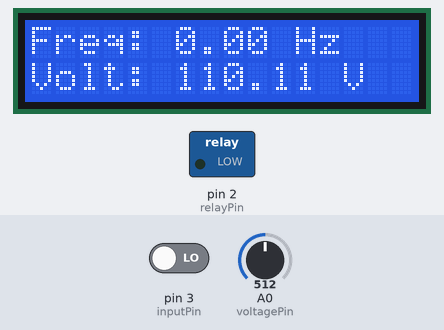
A sketch run on a simulated Arduino Uno, built with avr-gcc and run on an emulated ATmega328P. Parts: 16×2 character LCD, switched loads named in the sketch (green lamp = pin HIGH). The inputs (shaded band) are chosen by the test bench; at power-on: A0 (voltagePin) = 512, pin 3 (inputPin) LOW. What the sketch prints to the serial monitor is not drawn.

Above: at 4.7 s.
4.8 s: A0 (voltagePin) set to 716
At 7.5 s:
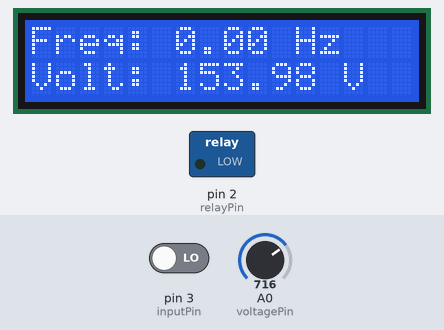
8.6 s: A0 (voltagePin) set to 900
At 11.1 s:
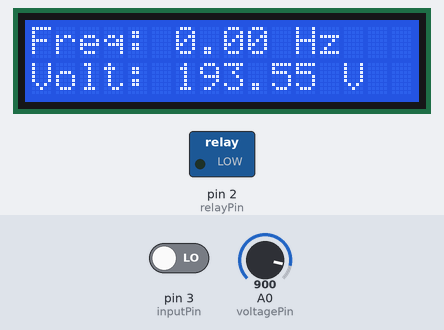
11.6 s: A0 (voltagePin) set to 1023
At 14.6 s:
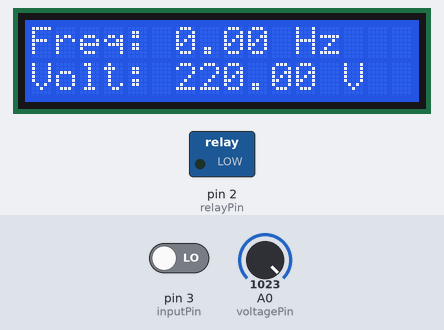
Timing chart, 0 to 16.1 s (numbered marks = the images above; inputs shaded):
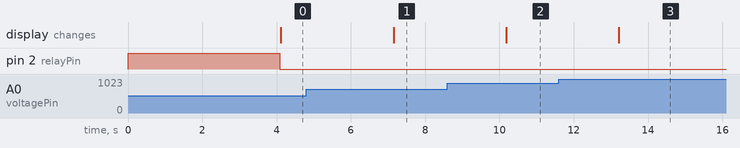

The sketch:

hamed_file.ino
```cpp
#include <Wire.h>
#include <LiquidCrystal_I2C.h>

const byte inputPin = 3;  // Input pin for the frequency signal
const byte voltagePin = A0; // Analog pin for voltage measurement
const byte relayPin = 2;   // Pin connected to the relay module

float frequency;  // Variable to store frequency
float voltage;    // Variable to store voltage

LiquidCrystal_I2C lcd(0x27, 16, 2); // Set the I2C address for the LCD (adjust if needed)

void setup() {
  Serial.begin(115200);
  pinMode(inputPin, INPUT);
  pinMode(relayPin, OUTPUT);
  digitalWrite(relayPin, HIGH); // Turn relay ON initially (HIGH means ON in this setup)

  lcd.init();        // Initialize the LCD
  lcd.backlight();   // Turn on the backlight
  lcd.setCursor(0, 0);
  lcd.print("Initializing...");
  delay(2000);
}

void loop() {
  // Measure frequency
  unsigned long pulseHigh = pulseIn(inputPin, HIGH, 1000000); // Timeout set to 1 second
  unsigned long pulseLow = pulseIn(inputPin, LOW, 1000000);

  if (pulseHigh > 0 && pulseLow > 0) {  // Valid pulse detected
    unsigned long fullPulse = pulseHigh + pulseLow; // Total Time period in microseconds
    frequency = 1000000.0 / fullPulse; // Calculate frequency in Hz
  } else {
    frequency = 0; // No pulse detected
  }

  // Measure voltage
  int rawValue = analogRead(voltagePin); // Read analog voltage
  voltage = (rawValue / 1023.0) * 5.0 * 44;   // Convert to voltage (assuming a 5V reference and a 44:1 voltage divider)

  // Check conditions to control the relay
  if (voltage > 225 || voltage < 215 || frequency > 52 || frequency < 48) {
    digitalWrite(relayPin, LOW); // Turn relay OFF
  } else {
    digitalWrite(relayPin, HIGH); // Turn relay ON
  }

  // Display results on Serial Monitor
  Serial.print("Frequency: ");
  Serial.print(frequency);
  Serial.println(" Hz");

  Serial.print("Voltage: ");
  Serial.print(voltage);
  Serial.println(" V");

  // Display results on LCD
  lcd.setCursor(0, 0);
  lcd.print("Freq: ");
  lcd.print(frequency);
  lcd.print(" Hz   ");

  lcd.setCursor(0, 1);
  lcd.print("Volt: ");
  lcd.print(voltage);
  lcd.print(" V    ");

  delay(1000); // Update every second
}
```

Measured:
- after the input at 4.8 s, the display: changes after 2.3 s (image 1)
- after the input at 8.6 s, the display: changes after 1.6 s (image 2)
- after the input at 11.6 s, the display: changes after 1.6 s (image 3)
